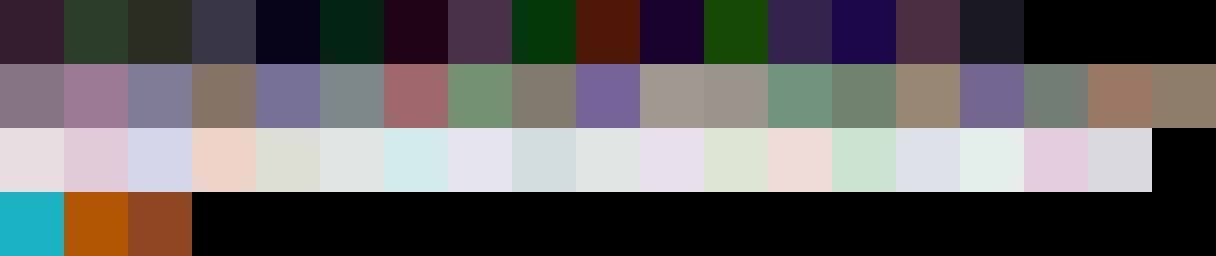
#> input picture data_project/solutions_group_00/cluster_images_01.png, 2432 x 512 px, given as the content of the folder data_project/train2, which was not available (shown at 1/2 size)
$ jupyter execute --allow-errors project_v1.ipynb   (text cells are left out)
#> lines starting #> are read from the running program, lines starting #| are printed output that depends on the picture; after the words box and inside, x2 and y2 are one past the last pixel; in counts of white or black regions, pixels touching at a corner belong together; pictures that were not available may be replaced by others from this repository, and a replacement may not be noted
[cell 1]
import PIL.Image
import numpy as np
from typing import Union
from glob import glob
import os

[cell 2]
# Include the path to the folder containing the images of the project description:
PATH_EXAMPLE = "data_project/train2/"

# Show the images in the notebook:
def show_image(image: Union[str, np.ndarray]):
    if isinstance(image, str):
        image = PIL.Image.open(image)
    # display images in smaller size:
    image.thumbnail((400, 400), PIL.Image.LANCZOS)
    display(image)

# Show the images from the PATH_EXAMPLE folder:
def show_example_images():
    for image_path in glob(PATH_EXAMPLE + "*.png"):
        # show only the first image example:
        show_image(image_path)
#> in show_image, image is the input picture: PIL image 2432x512 RGB; mean R, G, B 99.2, 95.7, 96.7
#> in show_image, `image.thumbnail((400, 400), PIL.Image.LANCZOS)`:
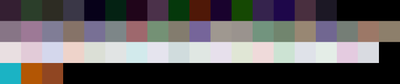
#> image: PIL image 400x84 RGB; mean R, G, B 99.2, 95.7, 96.8
        break

show_example_images()

[cell 3]
## load images
import os
from PIL import Image
import cv2
import numpy as np
import matplotlib.pyplot as plt
from scipy.ndimage import binary_fill_holes

[cell 4]
def load_input_image(image_index,  folder ="train2", path = "data_project"):

    filename = "train_{}.png".format(str(image_index).zfill(2))
    path_solution = os.path.join(path,folder, filename )

    im= Image.open(os.path.join(path,folder,filename)).convert('RGB')
    im = np.array(im)
    return im

# [14 lines left out: function save_solution_puzzles, not called in this run]

[cell 5]
def apply_may_morph(mask):
    """
    Apply morphological operations to the mask to remove noise and fill in holes
    """
    # [11 lines of commented-out code are left out]
    kernel_close =cv2.getStructuringElement(cv2.MORPH_ELLIPSE,(3,3)) # close the mask

    mask_close = cv2.morphologyEx(mask.astype(np.uint8), cv2.MORPH_CLOSE, kernel_close, iterations=6)

    #2. Binary fill holes:
    mask_erode = binary_fill_holes(mask_close).astype(np.uint8)

    return mask_erode

[cell 6]
def segment_image_canny(img):
    """
    Segment the image to retrieve the tiles.
    """
    # 1. Convert the image to grayscale:
    train_gray = cv2.cvtColor(img, cv2.COLOR_RGB2GRAY)

    # 2. Apply Canny edge detection:
    auto = cv2.Canny(train_gray, 35, 40)

    return auto

[cell 7]
def get_contours(img, mask):
    """
    Get the contours of the objects in the mask
    """
    #mask = cv2.cvtColor(mask, cv2.COLOR_RGB2GRAY)
    mask = mask
    contours, hierarchy = cv2.findContours(mask, cv2.RETR_TREE, cv2.CHAIN_APPROX_SIMPLE)
    contours = sorted(contours, key=cv2.contourArea, reverse=True)
    contours = [cnt for cnt in contours if cv2.contourArea(cnt) > 1000]

    final_contours = []
    coords = []
    im_draw = img.copy()
    tiles = []

    for cnt in contours:
        # cnt is a list of points of the contour of a tile (x,y) coordinates of the contour, ordered clockwise
        x1, y2 = cnt[0][0] # top left corner
        approx = cv2.approxPolyDP(cnt, 0.09*cv2.arcLength(cnt, True), True) # approximate the contour with accuracy proportional to the contour perimeter

        if len(approx) <= 4: # if the contour has 4 corners
            rect = cv2.minAreaRect(cnt) # get the rectangle that encloses the contour
            (x, y), (w, h), a = rect # get the coordinates of the center, width, height, and angle of rotation of the rectangle
            ratio = float(w)/h # compute the ratio of the width to the height of the rectangle
            if 0.8 < ratio < 1.2: # if the ratio is close to 1, the rectangle is a square, and the contour is a tile
                # the order of the box points: bottom left, top left, top right,
                # bottom right
                box = cv2.boxPoints(rect) # get the coordinates of the corners of the rectangle
                box = np.int0(box) # convert the coordinates to integers
                if cv2.contourArea(box) > 7000: # if the area of the rectangle is large enough, the contour is a tile
                    im_draw = cv2.drawContours(im_draw, [box], 0, (0, 255, 0), 4) # draw contours in green color
                     # get width and height of the detected rectangle
                    width = int(rect[1][0])
                    height = int(rect[1][1])
                    src_pts = box.astype("float32")
                    # coordinate of the points in box points after the rectangle has been
                    # straightened
                    dst_pts = np.array([[0, height-1],
                            [0, 0],
                            [width-1, 0],
                            [width-1, height-1]], dtype="float32")

                    # the perspective transformation matrix
                    M = cv2.getPerspectiveTransform(src_pts, dst_pts)

                    # directly warp the rotated rectangle to get the straightened rectangle
                    warped = cv2.warpPerspective(img, M, (width, height))
                    tiles.append(warped)
                    final_contours.append(box) # add the coordinates of the corners of the rectangle to the list of contours
                    coords.append(box[0]) # get the coordinates of the top left corner of the rectangle
            else:
                im_draw = cv2.drawContours(im_draw, [cnt], 0, (255, 0, 0), 4) # draw contours in red color

    return final_contours, coords, im_draw, tiles

[cell 8]
ls = [str(i) for i in range(12)]
# fig, ax = plt.subplot_mosaic([ls], figsize=(15, 15))
fig, axs = plt.subplots(3, 4, figsize=(15, 15))

#> (the rest of this cell did not finish here and is left out)

    md = segment_image_canny(im)
#> in segment_image_canny, `train_gray = cv2.cvtColor(img, cv2.COLOR_RGB2GRAY)`:
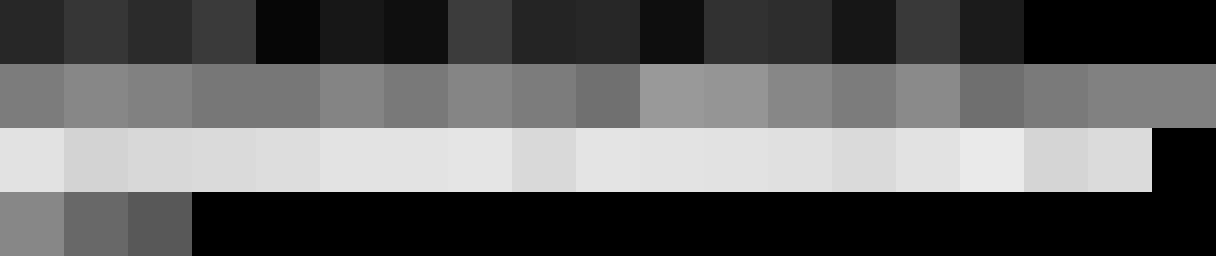
#> train_gray: shape (512, 2432) (shown at 1/2 size); min 0, max 234, mean 96.8
#> in segment_image_canny, `auto = cv2.Canny(train_gray, 35, 40)`:
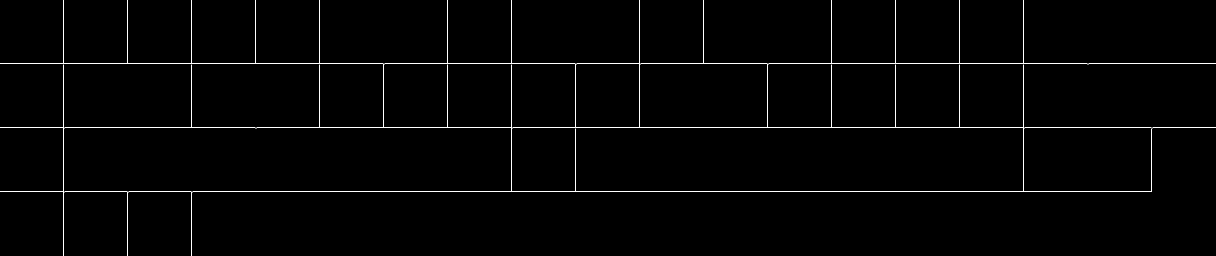
#> auto: shape (512, 2432) (shown at 1/2 size); 0.92% white in thin lines or dots
    res = apply_may_morph(md)
#> in apply_may_morph, `mask_close = cv2.morphologyEx(mask.astype(np.uint8), cv2.MORPH_CLOSE, ..`:
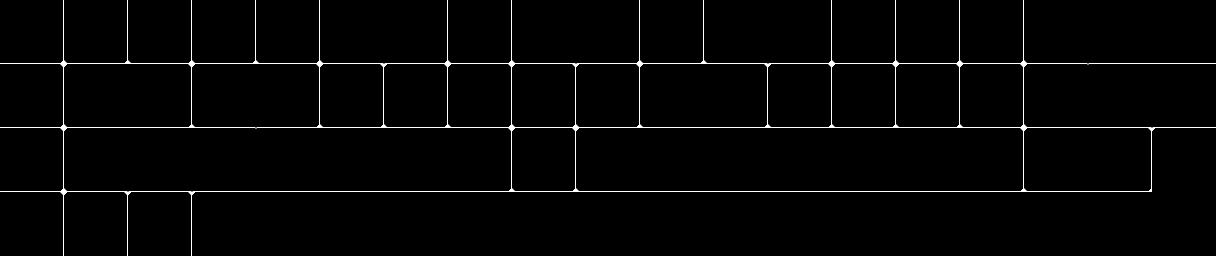
#> mask_close: shape (512, 2432) (shown at 1/2 size); 1.1% white in thin lines or dots
#> in apply_may_morph, `mask_erode = binary_fill_holes(mask_close).astype(np.uint8)`:
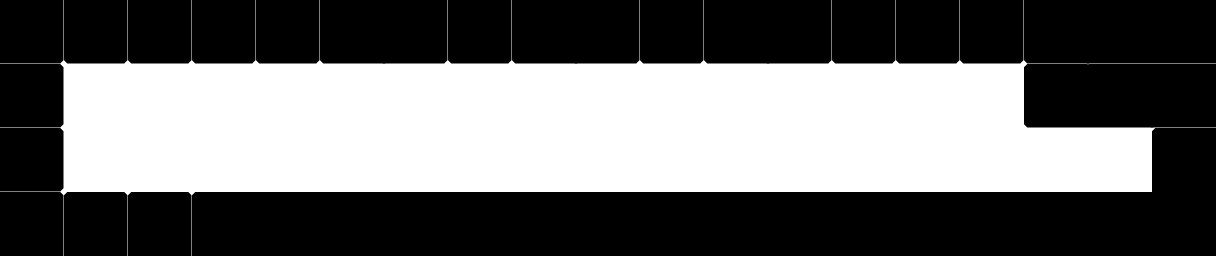
#> mask_erode: shape (512, 2432) (shown at 1/2 size); values 0 (black) and 1 (white), 42.6% white; 1 white region
    final_contours, coords, im_draw, tiles = get_contours(im, res)
#> in get_contours, `contours, hierarchy = cv2.findContours(mask, cv2.RETR_TREE, cv2.CHAIN_..`: contours = 1 contour; box (x1, y1, x2, y2) and area: (0, 0, 2432, 512) 525236
#> the loop in get_contours, `for cnt in contours:` made 1 pass
#> (x1, y2, approx, x, y, w, h, a) on pass 1: (127, 0, [[0, 127], [2431, 255]], 1215.5, 255.5, 511, 2431, -90)
#> pass 1, in get_contours, `im_draw = cv2.drawContours(im_draw, [cnt], 0, (255, 0, 0), 4)`:
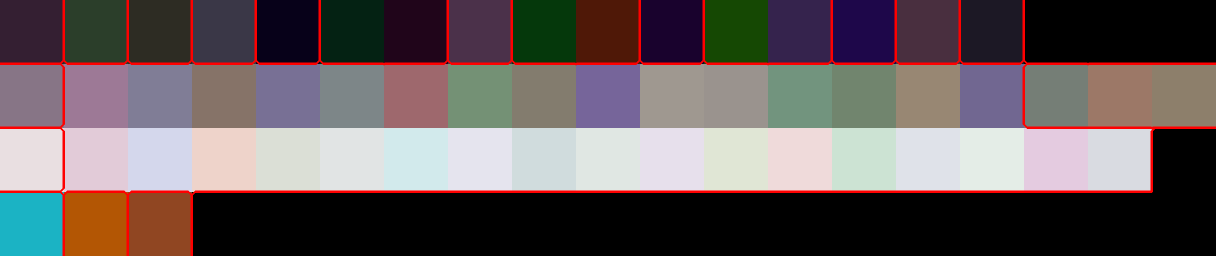
#> im_draw: shape (512, 2432, 3) (shown at 1/2 size); 3.07% of pixels changed, all inside (x1, y1, x2, y2) = (0, 0, 2432, 512)
#> after the loop in get_contours, `for cnt in contours:`: coords = []
#> pass 2 of the loop `for i, ax in enumerate(axs.flatten()):`:
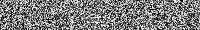
#> input picture data_project/solutions_group_00/feature_map_01.png, 200 x 30 px, given in place of train_01.png, which was not available
#> in segment_image_canny, train_gray is the input picture: shape (30, 200); min 0, max 255, mean 124.5
#> in segment_image_canny (call 2), `auto = cv2.Canny(train_gray, 35, 40)`:
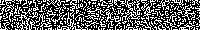
#> auto: shape (30, 200); 37.2% white in thin lines or dots
#> mask_close: shape (30, 200); every value is 255
#> mask_erode: shape (30, 200); every value is 1
#> contours = [[[0, 0], [0, 29], [199, 29], [199, 0]]]
#> the loop in get_contours (call 2), `for cnt in contours:` made 1 pass
#> (cnt, x1, y2, approx, x, y, w, h) on pass 1: ([[0, 0], [0, 29], [199, 29], [199, 0]], 0, 0, [[0, 0], [199, 29]], 99.5, 14.5, 29, 199)
#> pass 1, in get_contours (call 2), `im_draw = cv2.drawContours(im_draw, [cnt], 0, (255, 0, 0), 4)`:
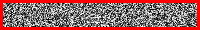
#> im_draw: shape (30, 200, 3); mean R, G, B 153.3, 96.1, 96.1

    ax.imshow(im_draw)
    ax.scatter([x for x,y in coords], [y for x,y in coords], c='r', s=10)

[cell 9]
im = load_input_image(0)
md = segment_image_canny(im)
res = apply_may_morph(md)
final_contours, coords, im_draw, tiles = get_contours(im, res)
#> in get_contours (call 4), `contours, hierarchy = cv2.findContours(mask, cv2.RETR_TREE, cv2.CHAIN_..`: contours = 1 contour; box (x1, y1, x2, y2) and area: (0, 0, 2432, 512) 525236
plt.imshow(im_draw)
plt.scatter([x for x,y in coords], [y for x,y in coords], c ='r', s=10)
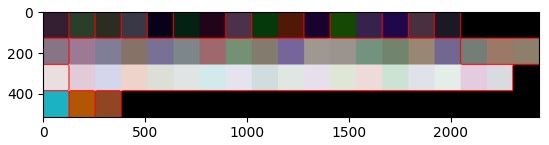
#> figure drawn by matplotlib, 1 panel

[cell 10]
plt.imshow(res)

#> (a cell that did not finish here is left out)

[cell 12]
plt.imshow(res)

#> (a cell that did not finish here is left out)

#> (a cell that did not finish here is left out)

md = segment_image_canny(im)
res = apply_may_morph(md)
final_contours, coords, im_draw, tiles = get_contours(im, res)
plt.imshow(im_draw)
plt.scatter([x for x,y in coords], [y for x,y in coords], c ='r', s=10)

[cell 15]
plt.imshow(res)

[cell 16]
# Show the subplot of the 27 tiles obtained from the first image:
fig, axes = plt.subplots(3, 9, figsize=(15, 5))
#> (the rest of this cell did not finish here and is left out)

[cell 17]
def get_tiles(image_index, folder_image = "train2", folder ="tiles", path = "data_project"):
    im = load_input_image(image_index, folder_image, path)
    md = segment_image_canny(im)
    res = apply_may_morph(md)
    _, _, _, tiles = get_contours(im, res)
    num_tiles = len(tiles)
    # Extract the tiles as 128x128 images and save them in folder "tiles" in .png format:
    for i, tile in enumerate(tiles):
        filename = os.path.join(path, folder, "tile_{}_{}.png".format(str(image_index).zfill(2), str(i).zfill(2)))
        Image.fromarray(tile).save(filename)

    return tiles, num_tiles

[cell 18]
all_imgs_tiles = []
all_imgs_num_tiles = []
#> (the rest of this cell did not finish here and is left out)

#> in get_tiles, `_, _, _, tiles = get_contours(im, res)`: tiles = []
#> in get_tiles, `num_tiles = len(tiles)`: num_tiles = 0
#> pass 2 of the loop `for i in range(12): # there are 12 images in the folder "train2"`:
    all_imgs_tiles.append(tiles)
    all_imgs_num_tiles.append(num_tiles)

[cell 19]
from skimage.filters import gabor
# import skewness and kurtosis from scipy.stats:
from scipy.stats import skew, kurtosis
from skimage.filters import gabor_kernel
from scipy import ndimage as ndi

[cell 20]
# [8 lines left out: function get_hist_features, not called in this run]

[cell 21]
def get_hsv_features(image, bins = 32):
    image = cv2.cvtColor(image, cv2.COLOR_RGB2HSV)
    return get_hist_features(image, bins)

[cell 22]
# [16 lines left out: function compute_gabor_feats, not called in this run]

[cell 23]
# prepare filter bank kernels
kernels = []
#> kernels = []
for theta in range(4):
    theta = theta / 4. * np.pi
    for sigma in (1, 3):
        for frequency in (0.05, 0.25):
            kernel = np.real(gabor_kernel(frequency, theta=theta,
                                          sigma_x=sigma, sigma_y=sigma))
            kernels.append(kernel)
#> after the loop, kernels = 16 items

[cell 24]
# Compute color and gabor features for all tiles:
all_imgs_features = []
nbins = 16
for i in range(len(all_imgs_tiles)):
    num_tiles = all_imgs_num_tiles[i]
    img_features = np.zeros((num_tiles, 8*len(kernels)+3*nbins))
    # fig, axes = plt.subplots(1, num_tiles, figsize=(15, 5))
    for j in range(num_tiles):
        tile = all_imgs_tiles[i][j]
        rgb_feats = get_hist_features(tile, bins=nbins)
        # hsv_feats = get_hsv_features(tile, bins=nbins)
        #plot the color histogram for every j:
        # axes[j].bar(np.arange(3*nbins), color_feats)
        gabor_feats = compute_gabor_feats(tile, kernels)
        img_features[j, :] = np.concatenate([rgb_feats, gabor_feats.flatten()])
        # print(f'Image: {i} Tile: {j} Color feats: {color_feats.shape} Gabor feats: {gabor_feats.shape} All feats: {img_features[-1].shape}')
    all_imgs_features.append(img_features)
#> this loop made 3 passes
#> after the loop, all_imgs_features = [empty array, empty array, empty array]

[cell 25]
# kernels[0].shape
# tiles[0].shape
# features.shape
# len(kernels)
# # reshape features to 1D array (128,1):
# features = features.flatten()
# features.reshape(128,1).shape
# features

[cell 26]
# [9 lines of commented-out code are left out]

#> (a cell that did not finish here is left out)

[cell 28]
# [9 lines of commented-out code are left out]

[cell 29]
# import KMeans:
from sklearn.cluster import KMeans
from sklearn.metrics import silhouette_score

[cell 30]
# [24 lines left out: function choose_k, not called in this run]

[cell 31]
# [16 lines left out: function chose_k, not called in this run]

[cell 32]
def cluster(feature_maps, n_clusters=4):
    # cluster the feature vectors using k-means and elbow method to find the optimal number of clusters:
    # normalize the feature vectors:
    feature_maps = feature_maps - np.mean(feature_maps, axis=0)
    feature_maps = feature_maps / np.std(feature_maps, axis=0)
    # replace NaN values with 0:
    feature_maps = np.nan_to_num(feature_maps)
    # apply k-means clustering to the feature maps:
    kmeans = KMeans(n_clusters=n_clusters, random_state=0).fit(feature_maps)
    # get the labels of the clusters
    labels = kmeans.labels_
    # get the centroids of the clusters
    centroids = kmeans.cluster_centers_
    return labels, centroids

[cell 33]
# [18 lines left out: function plot_clusters, not called in this run]

[cell 34]
all_imgs_features[0].shape
#> Out = (0, 176)

[cell 35]
feature_map = all_imgs_features[2]
#> feature_map = empty array
# K = choose_k(feature_map)

#> (a cell that did not finish here is left out)

[cell 37]
# To choose K, we hypothesize that each image has at least 3 clusters (2 puzzles + 1 of outliers OR 3 puzzles)
# We start by doing k_means clustering with K=3 and check if each cluster has a number of tiles divisible by 3:


N= 2
K = 3
feature_map = all_imgs_features[N]
# Plot the clusters:
#> (the rest of this cell did not finish here and is left out)

l,c = np.unique(labels, return_counts=True)
# plot_clusters(labels, all_imgs_tiles[N])
for i in range(len(l)):
    # check if each cluster has a number of tiles divisible by 3:
    if c[i] % 3 != 0 and c[i] >9:
        print("cluster {} has {} tiles".format(l[i], c[i]))
        # get the cluster where this happens and recluster it with 2 clusters:
        feature_map = feature_map[labels == l[i]]
        labels_new, centroids = cluster(feature_map, n_clusters=2)
        # reassign the labels:
        labels_new[labels_new == 0] = l[i]
        labels_new[labels_new == 1] = l[-1] + 1
        labels[labels == l[i]] = labels_new

        break
print(labels)

plot_clusters(labels, all_imgs_tiles[N])

[cell 38]
# [16 lines left out: function get_features_Gabor, not called in this run]

[cell 39]
# Perform a grid search to find the best parameters for the Gabor filter:
def grid_search_Gabor():

    """ This functions performs a grid search of the best parameters for the Gabor filter from the training images"""

#> (a cell that did not finish here is left out)

[cell 41]
# [6 lines left out: function display_img, not called in this run]

[cell 42]
def solve_and_export_puzzles_image(image_index , folder = "train" , path = "data_project"  , group_id = "00"):
    """
    Wrapper function to load image and save solution

    Parameters
    ----------
    image:
        index number of the dataset

    Returns
    """

      # open the image
    image_loaded = load_input_image(image_index , folder = folder , path = path)
    #print(image_loaded)


    ## call functions to solve image_loaded
    solved_puzzles = [ (np.random.rand(512,512,3)*255).astype(np.uint8)  for i in range(2) ]
    outlier_images = [ (np.random.rand(128,128,3)*255).astype(np.uint8) for i in range(3)]

    save_solution_puzzles (image_index , solved_puzzles , outlier_images , folder = folder ,group_id =group_id)


    return image_loaded , solved_puzzles , outlier_images

#> (the rest of this cell did not finish here and is left out)


[cell 43]
group_id = 0
#> group_id = 0
# Evaluate all images
games_id = [6,10]  # to evaluate  three images

#> (the rest of this cell did not finish here and is left out)
